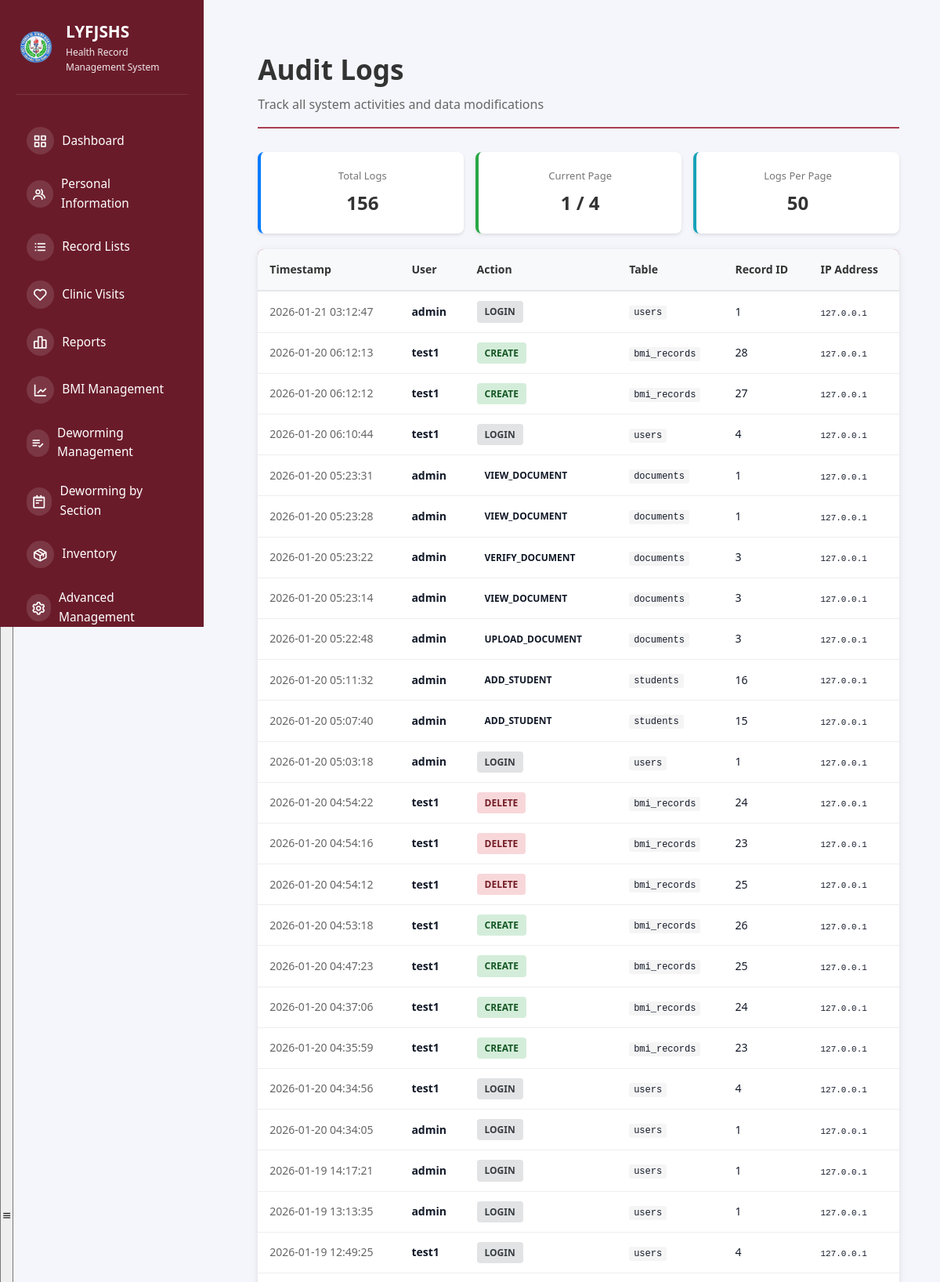
Screenshot of /audit-logs (signed in, upper part) with the database file from the repository.
### tables this page shows
CREATE TABLE audit_log (
                id INTEGER PRIMARY KEY AUTOINCREMENT,
                user_id INTEGER NOT NULL,
                username TEXT NOT NULL,
                action TEXT NOT NULL,
                table_name TEXT NOT NULL,
                record_id INTEGER,
                old_values TEXT,
                new_values TEXT,
                ip_address TEXT,
                timestamp TIMESTAMP DEFAULT CURRENT_TIMESTAMP,
                FOREIGN KEY(user_id) REFERENCES users(id)
            );

### src/app.py (the view)
@app.route("/audit-logs")
@require_role('super_admin', 'health_officer')
def audit_logs():
    page = request.args.get('page', 1, type=int)
    per_page = 50
    db = get_db_connection()
    if not db:
        flash("Database error.", "danger")
        return redirect(url_for("dashboard"))
    try:
        cursor = db.cursor()
        cursor.execute("SELECT COUNT(*) as count FROM audit_log")
        total = cursor.fetchone()['count']
        offset = (page - 1) * per_page
        cursor.execute("""
            SELECT * FROM audit_log
            ORDER BY timestamp DESC
            LIMIT ? OFFSET ?
        """, (per_page, offset))
        logs = cursor.fetchall()
        db.close()
        total_pages = (total + per_page - 1) // per_page
        return render_template("admin/audit_logs.html",
                             logs=logs,
                             page=page,
                             total_pages=total_pages,
                             total=total)
    except sqlite3.Error as e:
        flash(f"Database error: {str(e)}", "danger")
        return redirect(url_for("advanced_management"))

### src/app.py (called while the page is built)
@app.before_request
def check_user_status():
    if session.get("logged_in"):
        if request.endpoint in ['login', 'logout', 'register', 'pending_approval', 'static']:
            return
        if session.get("role") == "pending":
            return redirect(url_for("pending_approval"))
        db = get_db_connection()
        if db:
            try:
                cursor = db.cursor()
                cursor.execute("SELECT is_active FROM users WHERE id = ?", (session.get("user_id"),))
                user = cursor.fetchone()
                db.close()
                if not user or not safe_row_get(user, 'is_active', 1):
                    session.clear()
                    flash("Your account has been disabled. Please contact the administrator.", "danger")
                    return redirect(url_for("login"))
            except sqlite3.Error:
                db.close()

@app.context_processor
def inject_user():
    user = None
    if session.get("logged_in"):
        db = get_db_connection()
        if db:
            try:
                cursor = db.cursor()
                cursor.execute("SELECT * FROM users WHERE id = ?", (session.get("user_id"),))
                user = cursor.fetchone()
                db.close()
            except sqlite3.Error:
                pass
    return {'current_user': user, 'max': max, 'min': min, 'range': range}

def get_db_connection():
    try:
        conn = sqlite3.connect(DATABASE)
        conn.row_factory = sqlite3.Row  # This enables column access by name
        return conn
    except sqlite3.Error as e:
        print(f"Database connection error: {e}")
        return None

def safe_row_get(row, key, default=None):
    if row is None:
        return default
    try:
        return row[key]
    except (IndexError, KeyError):
        return default

### templates/admin/audit_logs.html (shortened to what this page needs)
{% extends "shared/base.html" %}  {% block content %}
<div class="audit-container">
  <div class="audit-header">
    <h1> Audit Logs</h1>
    <p>Track all system activities and data modifications</p>
  </div>
  <div class="log-stats">
    <div class="stat-box">
      <div class="stat-label">Total Logs</div>
      <div class="stat-value">{{ total }}</div>
    </div>
    <div class="stat-box" style="border-left-color: #28a745">
      <div class="stat-label">Current Page</div>
      <div class="stat-value">{{ page }} / {{ total_pages }}</div>
    </div>
    <div class="stat-box" style="border-left-color: #17a2b8">
      <div class="stat-label">Logs Per Page</div>
      <div class="stat-value">50</div>
    </div>
  </div>
  <div class="logs-table">
    <table>
      <thead>
        <tr>
          <th>Timestamp</th>
          <th>User</th>
          <th>Action</th>
          <th>Table</th>
          <th>Record ID</th>
          <th>IP Address</th>
        </tr>
      </thead>
      <tbody>
        {% if logs %} {% for log in logs %}
        <tr>
          <td class="timestamp">{{ log['timestamp'] }}</td>
          <td><strong>{{ log['username'] }}</strong></td>
          <td>
            <span class="action-badge action-{{ log['action'] }}"
              >{{ log['action'] }}</span
            >
          </td>
          <td>
            <code
              style="
                font-size: 12px;
                background: #f5f5f5;
                padding: 2px 6px;
                border-radius: 3px;
              "
              >{{ log['table_name'] }}</code
            >
          </td>
          <td>{{ log['record_id'] or '-' }}</td>
          <td>
            <code style="font-size: 11px"
              >{{ log['ip_address'] or 'N/A' }}</code
            >
          </td>
        </tr>
        {% endfor %} {% endif %}
      </tbody>
    </table>
  </div>
</div>
{% endblock %}

### static/css/dashboard.css (style rules this page uses)
* { margin: 0; padding: 0; box-sizing: border-box; }
:root { --primary-color: #2bb0a1; --secondary-color: #8b2340; --danger-color: #dc2626; --success-color: #16a34a; --warning-color: #ea580c; --light-bg: #f8fafc; --white: #ffffff; --text-dark: #1f2937; --text-light: #6b7280; --border-color: #e5e7eb; --shadow: 0 1px 3px rgba(0, 0, 0, 0.1); --shadow-lg: 0 10px 15px -3px rgba(0, 0, 0, 0.1); }
body { font-family: -apple-system, BlinkMacSystemFont, "Segoe UI", Roboto, Oxygen, Ubuntu, Cantarell, sans-serif; background-color: var(--light-bg); color: var(--text-dark); line-height: 1.6; }
html, body { height: 100%; font-family: system-ui, -apple-system, BlinkMacSystemFont, "Segoe UI", Roboto, sans-serif; }
body { background: #f5f6fb; color: #111827; }
.main-content h1 { font-size: 2.2rem; margin-bottom: 1.75rem; color: #111827; font-weight: 700; }
table { width: 100%; border-collapse: collapse; font-size: 14px; }
table thead { background-color: #a83e51; border-bottom: 2px solid var(--border-color); }
table th { padding: 15px; text-align: left; font-weight: 600; color: white; }
table td { padding: 15px; border-bottom: 1px solid var(--border-color); }
.stat-box { background: linear-gradient(135deg, #667eea 0%, #764ba2 100%); color: white; padding: 20px; border-radius: 8px; text-align: center; box-shadow: 0 4px 6px rgba(0, 0, 0, 0.1); }
.stat-label { font-size: 14px; opacity: 0.9; }

### templates/admin/audit_logs.html (style rules this page uses)
.audit-container { max-width: 1200px; margin: 0 auto; padding: 20px; }
.audit-header { margin-bottom: 30px; border-bottom: 2px solid #a83e51; padding-bottom: 15px; }
.audit-header h1 { margin: 0; color: #333; }
.audit-header p { color: #666; margin-top: 5px; }
.logs-table { background: white; border-radius: 8px; overflow: hidden; box-shadow: 0 2px 8px rgba(0, 0, 0, 0.1); }
.logs-table table { width: 100%; border-collapse: collapse; }
.logs-table th { background: #f8f9fa; padding: 15px; text-align: left; font-weight: 600; border-bottom: 1px solid #ddd; color: #333; }
.logs-table td { padding: 12px 15px; border-bottom: 1px solid #eee; font-size: 14px; }
.action-badge { display: inline-block; padding: 4px 10px; border-radius: 4px; font-size: 12px; font-weight: 600; }
.action-CREATE { background: #d4edda; color: #155724; }
.action-DELETE { background: #f8d7da; color: #721c24; }
.action-LOGIN { background: #e2e3e5; color: #383d41; }
.timestamp { color: #666; font-size: 13px; }
.log-stats { display: grid; grid-template-columns: repeat(auto-fit, minmax(200px, 1fr)); gap: 15px; margin-bottom: 20px; }
.stat-box { background: white; padding: 20px; border-radius: 8px; box-shadow: 0 2px 4px rgba(0, 0, 0, 0.1); border-left: 4px solid #007bff; }
.stat-label { color: #666; font-size: 13px; }
.stat-value { font-size: 24px; font-weight: bold; color: #333; margin-top: 5px; }

### rows the page displays
audit_log: timestamp "2026-01-21 03:12:47", username "admin", action "LOGIN", table_name "users", record "1", ip_address "127.0.0.1"
audit_log: timestamp "2026-01-20 06:12:13", username "test1", action "CREATE", table_name "bmi_records", record "28", ip_address "127.0.0.1"
audit_log: timestamp "2026-01-20 06:12:12", username "test1", action "CREATE", table_name "bmi_records", record "27", ip_address "127.0.0.1"
audit_log: timestamp "2026-01-20 06:10:44", username "test1", action "LOGIN", table_name "users", record "4", ip_address "127.0.0.1"
audit_log: timestamp "2026-01-20 05:23:31", username "admin", action "VIEW_DOCUMENT", table_name "documents", record "1", ip_address "127.0.0.1"
audit_log: timestamp "2026-01-20 05:23:28", username "admin", action "VIEW_DOCUMENT", table_name "documents", record "1", ip_address "127.0.0.1"
audit_log: timestamp "2026-01-20 05:23:22", username "admin", action "VERIFY_DOCUMENT", table_name "documents", record "3", ip_address "127.0.0.1"
audit_log: timestamp "2026-01-20 05:23:14", username "admin", action "VIEW_DOCUMENT", table_name "documents", record "3", ip_address "127.0.0.1"
audit_log: timestamp "2026-01-20 05:22:48", username "admin", action "UPLOAD_DOCUMENT", table_name "documents", record "3", ip_address "127.0.0.1"
audit_log: timestamp "2026-01-20 05:11:32", username "admin", action "ADD_STUDENT", table_name "students", record "16", ip_address "127.0.0.1"
audit_log: timestamp "2026-01-20 05:07:40", username "admin", action "ADD_STUDENT", table_name "students", record "15", ip_address "127.0.0.1"
audit_log: timestamp "2026-01-20 05:03:18", username "admin", action "LOGIN", table_name "users", record "1", ip_address "127.0.0.1"
audit_log: timestamp "2026-01-20 04:54:22", username "test1", action "DELETE", table_name "bmi_records", record "24", ip_address "127.0.0.1"
audit_log: timestamp "2026-01-20 04:54:16", username "test1", action "DELETE", table_name "bmi_records", record "23", ip_address "127.0.0.1"
audit_log: timestamp "2026-01-20 04:54:12", username "test1", action "DELETE", table_name "bmi_records", record "25", ip_address "127.0.0.1"
audit_log: timestamp "2026-01-20 04:53:18", username "test1", action "CREATE", table_name "bmi_records", record "26", ip_address "127.0.0.1"
audit_log: timestamp "2026-01-20 04:47:23", username "test1", action "CREATE", table_name "bmi_records", record "25", ip_address "127.0.0.1"
audit_log: timestamp "2026-01-20 04:37:06", username "test1", action "CREATE", table_name "bmi_records", record "24", ip_address "127.0.0.1"
audit_log: timestamp "2026-01-20 04:35:59", username "test1", action "CREATE", table_name "bmi_records", record "23", ip_address "127.0.0.1"
audit_log: timestamp "2026-01-20 04:34:56", username "test1", action "LOGIN", table_name "users", record "4", ip_address "127.0.0.1"
audit_log: timestamp "2026-01-20 04:34:05", username "admin", action "LOGIN", table_name "users", record "1", ip_address "127.0.0.1"
audit_log: timestamp "2026-01-19 14:17:21", username "admin", action "LOGIN", table_name "users", record "1", ip_address "127.0.0.1"
audit_log: timestamp "2026-01-19 13:13:35", username "admin", action "LOGIN", table_name "users", record "1", ip_address "127.0.0.1"
audit_log: timestamp "2026-01-19 12:49:25", username "test1", action "LOGIN", table_name "users", record "4", ip_address "127.0.0.1"

### other values shown
{{ total }} "156"
{{ page }} "1"
{{ total_pages }} "4"
